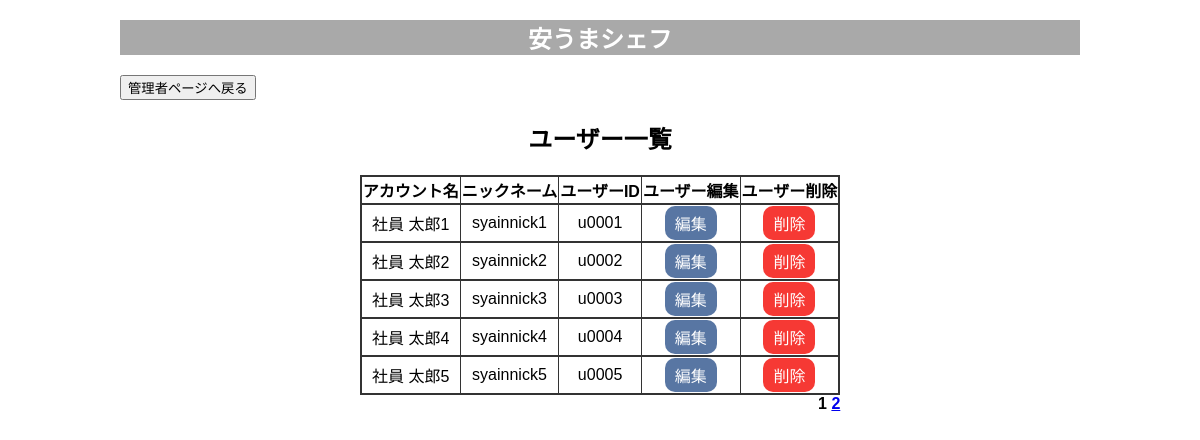
Screenshot of /?do=usr_list (signed in) with the database file from the repository.
### tables this page shows
CREATE TABLE `t_user` (
  `USER_ID` varchar(16) NOT NULL COMMENT 'ユーザID',
  `USER_NICKNAME` varchar(32) NOT NULL COMMENT 'ニックネーム',
  `USER_PASSWORD` varchar(32) NOT NULL COMMENT 'パスワード',
  `USER_ACCOUNTNAME` varchar(32) NOT NULL COMMENT 'アカウント名',
  `USERTYPE_ID` int(2) NOT NULL COMMENT 'ユーザ種別ID'
);

### index.php (called while the page is built, shortened)
<?php
include('src/pg_header.php');
$action = 'rst_list';
if (isset($_GET['do'])) {
  $action = $_GET['do'];
}
include('src/' . $action . '.php');
include('src/pg_footer.php');

### src/usr_list.php (the view, shortened to what this page needs)
<button onclick="location.href='?do=manage'">管理者ページへ戻る</button>
<h2 align="center">ユーザー一覧</h2>
<?php
require_once('db_inc.php');
$sql = "SELECT * FROM t_user WHERE usertype_ID='1' ORDER BY USER_ID";
$rs = $conn->query($sql);
$num_rows = mysqli_num_rows($rs);
$max_page = ceil($num_rows / MAX_ROWS);
$page = isset($_GET['p']) ? $_GET['p'] : 1;
$offset = ($page - 1) * MAX_ROWS;
$sql = sprintf("%s LIMIT %d OFFSET %d", $sql, MAX_ROWS, $offset);
$rs = $conn->query($sql);
?>
<table border=1 align="center">
  <caption>
    <?php
    for ($j = 1; $j <= $max_page; $j++) {
      if ($j == $page) echo $j, ' ';
      else printf('<a href="?do=usr_list&p=%d">%d</a> ', $j, $j);
    }
    ?>
  </caption>
  <tr>
    <th>アカウント名</th>
    <th>ニックネーム</th>
    <th>ユーザーID</th>
    <th>ユーザー編集</th>
    <th>ユーザー削除</th>
  </tr>
  <?php
  $row = $rs->fetch_assoc();
  while ($row) {
    echo '<tr align="center">';
    echo '<td>' . $row['USER_ACCOUNTNAME'] . '</td>';
    echo '<td>' . $row['USER_NICKNAME'] . '</td>';
    echo '<td>' . $row['USER_ID'] . '</td>';
    echo '<td><a href="?do=usr_edit&user_id=' . $row['USER_ID'] . '" class="button">編集</a></td>';
    echo '<td><a href="?do=usr_delete&user_id=' . $row['USER_ID'] . '" class="deletebutton">削除</a></td>';
    echo '</tr>';
    $row = $rs->fetch_assoc();
  }
  ?>
</table>

### css/style.css (style rules this page uses)
body { font-family: 'Noto Sans JP', sans-serif; }
.button { color: #fff; background: #5876a3; padding: 5px 10px; display: inline-block; border-radius: 10px; text-decoration: none; }
.deletebutton { color: #fff; background: #f63934; padding: 5px 10px; display: inline-block; border-radius: 10px; text-decoration: none; }

### src/usr_list.php (style rules this page uses)
table { border-collapse: collapse }
table tr { border: 2px solid #333; }
caption { font-weight: bold; caption-side: bottom; text-align: right; }

### rows the page displays
t_user: USER_ACCOUNTNAME "社員 太郎1", USER_NICKNAME "syainnick1", USER_ID "u0001"
t_user: USER_ACCOUNTNAME "社員 太郎2", USER_NICKNAME "syainnick2", USER_ID "u0002"
t_user: USER_ACCOUNTNAME "社員 太郎3", USER_NICKNAME "syainnick3", USER_ID "u0003"
t_user: USER_ACCOUNTNAME "社員 太郎4", USER_NICKNAME "syainnick4", USER_ID "u0004"
t_user: USER_ACCOUNTNAME "社員 太郎5", USER_NICKNAME "syainnick5", USER_ID "u0005"
